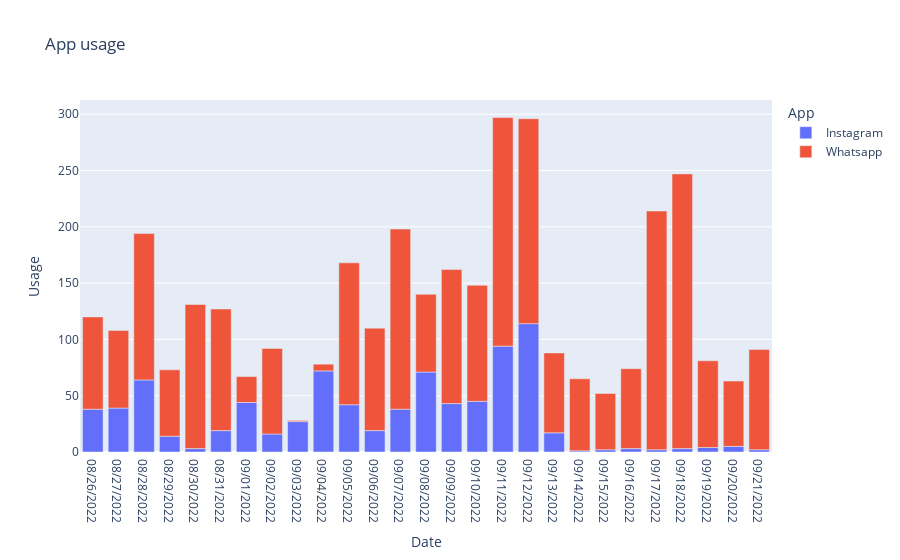

Source (notebook cell):
### Code cell
# Have a look at the usage in a day
figure = px.bar(scr_time, x='Date', y='Usage', color='App', title='App usage')
figure.update_layout(xaxis_rangeslider_visible = False)
figure.show()

### Figure 1 — Plotly figure (JSON) as saved in the notebook; plotly's stock layout.template omitted (floating-point values rounded to 4 significant figures)
{"data": [{"alignmentgroup": "True", "hovertemplate": "App=Instagram<br>Date=%{x}<br>Usage=%{y}<extra></extra>", "legendgroup": "Instagram", "marker": {"color": "#636efa", "pattern": {"shape": ""}}, "name": "Instagram", "offsetgroup": "Instagram", "orientation": "v", "showlegend": true, "textposition": "auto", "type": "bar", "x": ["08/26/2022", "08/27/2022", "08/28/2022", "08/29/2022", "08/30/2022", "08/31/2022", "09/01/2022", "09/02/2022", "09/03/2022", "09/04/2022", "09/05/2022", "09/06/2022", "09/07/2022", "09/08/2022", "09/09/2022", "09/10/2022", "09/11/2022", "09/12/2022", "09/13/2022", "09/14/2022", "09/15/2022", "09/16/2022", "09/17/2022", "09/18/2022", "09/19/2022", "09/20/2022", "09/21/2022"], "xaxis": "x", "y": [38, 39, 64, 14, 3, 19, 44, 16, 27, 72, 42, 19, 38, 71, 43, 45, 94, 114, 17, 1, 2, 3, 2, 3, 4, 5, 2], "yaxis": "y"}, {"alignmentgroup": "True", "hovertemplate": "App=Whatsapp<br>Date=%{x}<br>Usage=%{y}<extra></extra>", "legendgroup": "Whatsapp", "marker": {"color": "#EF553B", "pattern": {"shape": ""}}, "name": "Whatsapp", "offsetgroup": "Whatsapp", "orientation": "v", "showlegend": true, "textposition": "auto", "type": "bar", "x": ["08/26/2022", "08/27/2022", "08/28/2022", "08/29/2022", "08/30/2022", "08/31/2022", "09/01/2022", "09/02/2022", "09/03/2022", "09/04/2022", "09/05/2022", "09/06/2022", "09/07/2022", "09/08/2022", "09/09/2022", "09/10/2022", "09/11/2022", "09/12/2022", "09/13/2022", "09/14/2022", "09/15/2022", "09/16/2022", "09/17/2022", "09/18/2022", "09/19/2022", "09/20/2022", "09/21/2022"], "xaxis": "x", "y": [82, 69, 130, 59, 128, 108, 23, 76, 1, 6, 126, 91, 160, 69, 119, 103, 203, 182, 71, 64, 50, 71, 212, 244, 77, 58, 89], "yaxis": "y"}], "layout": {"barmode": "relative", "legend": {"title": {"text": "App"}, "tracegroupgap": 0}, "title": {"text": "App usage"}, "xaxis": {"anchor": "y", "domain": [0, 1], "rangeslider": {"visible": false}, "title": {"text": "Date"}}, "yaxis": {"anchor": "x", "domain": [0, 1], "title": {"text": "Usage"}}}}
